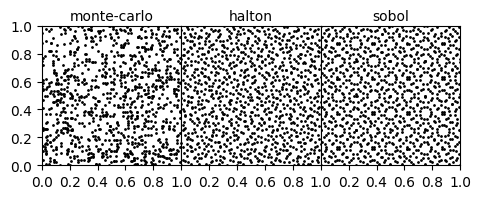

This figure's Python source:
import warnings
warnings.filterwarnings("ignore")

import scenarioxp as sxp
import pandas as pd
import numpy as np
import matplotlib.pyplot as plt

class BlankScenario(sxp.Scenario):
    def __init__(self, params : pd.Series):
        super().__init__(params)
        self._score = pd.Series({"color" : 0})
        return
    
def main():
    params_df = pd.read_csv("params.csv")

    manager = sxp.ScenarioManager(params_df)
    scenario = BlankScenario
    tsc = lambda s: False

    strategies = [
        sxp.SequenceExplorer.MONTE_CARLO,
        sxp.SequenceExplorer.HALTON,
        sxp.SequenceExplorer.SOBOL
    ]

    explorers = {}
    for strategy in strategies:
        exp = sxp.SequenceExplorer(
            strategy = strategy,
            seed = 4444,
            scenario_manager = manager,
            scenario = scenario,
            target_score_classifier = tsc,
            scramble = False
        )
        [exp.step() for i in range(1000)]
        explorers[strategy] = exp
    
    # for strategy, exp in explorers.items():
    #     break
    #     continue
  
    # Create the figure and GridSpec object
    fig = plt.figure(figsize=(5, 2))
    gs = fig.add_gridspec(1, 3, wspace=0)  # 3 rows, 1 column, no horizontal space between

    # Create subplots
    ax1 = fig.add_subplot(gs[0, 0])
    ax2 = fig.add_subplot(gs[0, 1], sharey=ax1)
    ax3 = fig.add_subplot(gs[0, 2], sharey=ax1)

    


    for i, items in enumerate(explorers.items()):
        ax = [ax1, ax2, ax3][i]
        # marker = [".","+","*"][i]
        strategy, exp = items
        if strategy == "random":
            strategy = "monte-carlo"
        x = exp.params_history["x"]
        y = exp.params_history["y"]
        ax.scatter(x,y,color="black",marker=".",zorder=2, s=4)
        ax.set_xlim([0,1])
        ax.set_ylim([0,1])
        ax.set_xlabel(strategy)
        ax.xaxis.set_label_position("top")
        ax.set_aspect('equal')
        continue
        

   
    

    
    # Set the x labels to avoid overlap
    ax1.xaxis.set_major_locator(plt.MaxNLocator(nbins=5))
    ax2.xaxis.set_major_locator(plt.MaxNLocator(nbins=5))
    ax3.xaxis.set_major_locator(plt.MaxNLocator(nbins=5))

   # Set custom x-ticks to avoid overlap
    ax1.set_xticks(np.linspace(0, 1, 6))  # Remove the last x tick label
    ax2.set_xticks(np.linspace(0, 1, 6)[1:])  # Remove the last x tick label
    ax3.set_xticks(np.linspace(0, 1, 6)[1:])  # Remove the last x tick label
    
    # Optionally, remove y-axis ticks and labels
    # ax1.tick_params(axis='y', which='both', left=False, right=False, labelleft=False)
    ax2.tick_params(axis='y', which='both', left=False, right=False, labelleft=False)
    ax3.tick_params(axis='y', which='both', left=False, right=False, labelleft=False)

    fig.tight_layout()
    plt.savefig("sequential.pdf",bbox_inches="tight")

    return

if __name__ == "__main__":
    main()